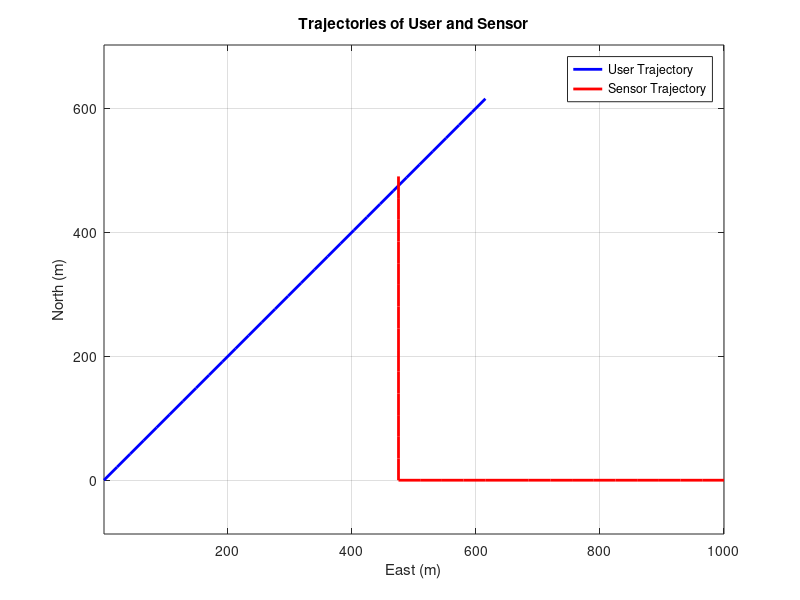
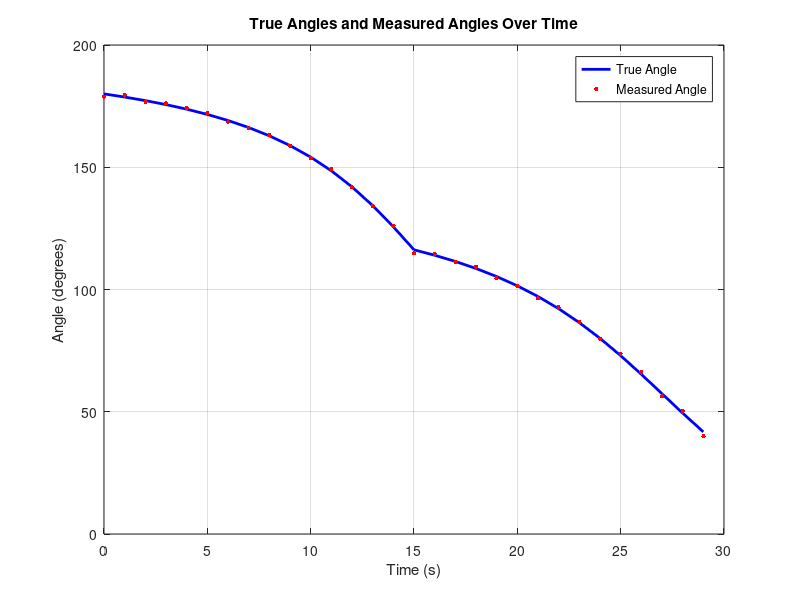
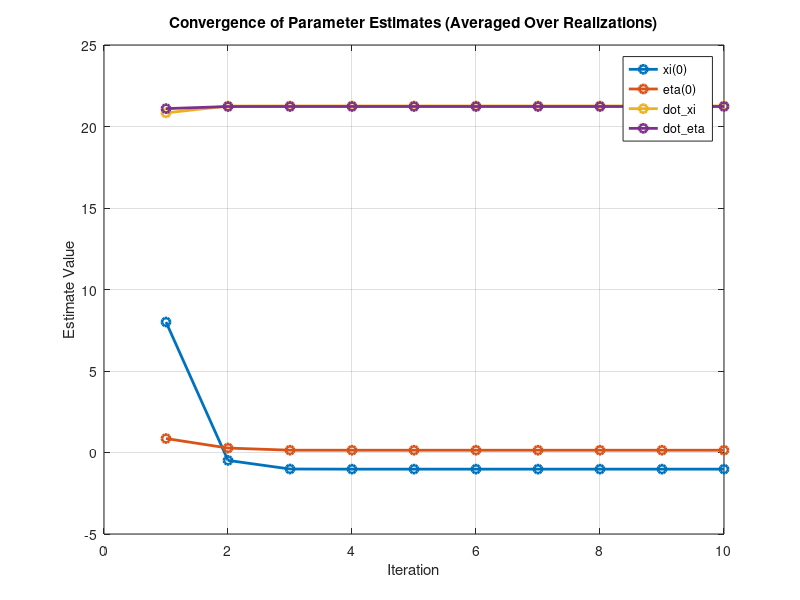

Write the MATLAB code that produced these figures, in order.
% EE 4CL4 Project - 
% Estimating Mobile User Motion Using Angle-Only Measurements

% Clear workspace and figures
close all; clc;

% Parameters
v_user = 30; % User speed in m/s
v_sensor = 35; % Sensor speed in m/s
t = 0:1:29; % Time vector from 0 to 29 seconds
sigma = pi / 180; % Standard deviation in radians (1 degree)
max_iter = 10; % Number of iterations for Newton's method
num_realizations = 1000; % Number of noise realizations

% True user parameters
true_xi0 = 0;
true_eta0 = 0;
true_dotxi = v_user * cosd(45);
true_doteta = v_user * sind(45);

% User trajectory (moving Northeast)
xi_u = true_xi0 + true_dotxi * t;
eta_u = true_eta0 + true_doteta * t;

% Sensor trajectory
xi_p = zeros(size(t));
eta_p = zeros(size(t));

for i = 1:length(t)
    if t(i) <= 15
        % Sensor moving West
        xi_p(i) = 1000 - v_sensor * t(i);
        eta_p(i) = 0;
    else
        % Sensor moving North
        xi_p(i) = 1000 - v_sensor * 15;
        eta_p(i) = v_sensor * (t(i) - 15);
    end
end

%% Plotting Trajectories
figure;
plot(xi_u, eta_u, 'b-', 'LineWidth', 2);
hold on;
plot(xi_p, eta_p, 'r-', 'LineWidth', 2);
legend('User Trajectory', 'Sensor Trajectory', 'Location', 'Best');
xlabel('East (m)');
ylabel('North (m)');
title('Trajectories of User and Sensor');
grid on;
axis equal;
% Save the figure
saveas(gcf, 'trajectories.png');

%% Plotting Angle Measurements
% Compute true angles
theta = atan2(eta_u - eta_p, xi_u - xi_p);

% Add measurement noise
rng('default'); % For reproducibility
w = sigma * randn(size(theta));
z = theta + w;

% Convert angles to degrees for plotting
theta_deg = theta * 180 / pi;
z_deg = z * 180 / pi;

% Plotting the angles
figure;
plot(t, theta_deg, 'b-', 'LineWidth', 2);
hold on;
plot(t, z_deg, 'r.', 'MarkerSize', 10);
legend('True Angle', 'Measured Angle', 'Location', 'Best');
xlabel('Time (s)');
ylabel('Angle (degrees)');
title('True Angles and Measured Angles Over Time');
grid on;
% Save the figure
saveas(gcf, 'angles.png');

%% Newton's Method for Parameter Estimation
t_est = 1:1:30; % Time vector from 1 to 30 seconds

% Sensor positions at t_est
xi_p_est = zeros(size(t_est));
eta_p_est = zeros(size(t_est));
% Corrected time indexing for sensor positions
for i = 1:length(t_est)
    ti = t_est(i) - 1; % Adjusted to match time indexing from 0 to 29
    if ti <= 15
        xi_p_est(i) = 1000 - v_sensor * ti;
        eta_p_est(i) = 0;
    else
        xi_p_est(i) = 1000 - v_sensor * 15;
        eta_p_est(i) = v_sensor * (ti - 15);
    end
end

% True user positions at t_est
xi_u_est = true_xi0 + true_dotxi * t_est;
eta_u_est = true_eta0 + true_doteta * t_est;

% True angles at t_est
theta_est = atan2(eta_u_est - eta_p_est, xi_u_est - xi_p_est);

% Preallocate arrays for estimates
estimates = zeros(4, max_iter, num_realizations);

for realization = 1:num_realizations
    rng(realization); % For reproducibility
    % Add measurement noise
    w = sigma * randn(size(theta_est));
    z = theta_est + w;

    % Initial estimate
    x_est = [10; 10; 20; 20]; % [xi(0); eta(0); dot_xi; dot_eta]

    % Iterative estimation
    for iter = 1:max_iter
        % Compute estimated positions
        xi_est = x_est(1) + x_est(3) * t_est;
        eta_est = x_est(2) + x_est(4) * t_est;

        % Compute estimated angles
        theta_pred = atan2(eta_est - eta_p_est, xi_est - xi_p_est);

        % Compute residuals
        res = z - theta_pred;

        % Compute Jacobian matrix J
        J = zeros(length(t_est), 4);
        % Corrected Jacobian computation
        for i = 1:length(t_est)
            delta_x = xi_est(i) - xi_p_est(i);
            delta_y = eta_est(i) - eta_p_est(i);
            denom = delta_x^2 + delta_y^2;

            % Corrected partial derivatives
            dtheta_dxi0 = -delta_y / denom;
            dtheta_deta0 = delta_x / denom;
            dtheta_ddotxi = dtheta_dxi0 * (t_est(i) - 1);
            dtheta_ddoteta = dtheta_deta0 * (t_est(i) - 1);

            J(i, :) = [dtheta_dxi0, dtheta_deta0, dtheta_ddotxi, dtheta_ddoteta];
        end

        % Compute gradient and Hessian
        grad = -(1 / sigma^2) * J' * res';
        Hessian = (1 / sigma^2) * (J' * J);

        % Update estimate
        delta_x = Hessian \ grad;
        x_est = x_est - delta_x;

        % Store estimates
        estimates(:, iter, realization) = x_est;
    end
end

% Compute mean estimates over realizations
mean_estimates = mean(estimates, 3);

% Display final mean estimate
disp('Estimated Parameters after iterations (averaged over realizations):');
disp(['xi(0): ', num2str(mean_estimates(1, end))]);
disp(['eta(0): ', num2str(mean_estimates(2, end))]);
disp(['dot_xi: ', num2str(mean_estimates(3, end))]);
disp(['dot_eta: ', num2str(mean_estimates(4, end))]);

% Plot convergence of estimates
figure;
plot(1:max_iter, mean_estimates(1, :), '-o', 'LineWidth', 2);
hold on;
plot(1:max_iter, mean_estimates(2, :), '-o', 'LineWidth', 2);
plot(1:max_iter, mean_estimates(3, :), '-o', 'LineWidth', 2);
plot(1:max_iter, mean_estimates(4, :), '-o', 'LineWidth', 2);
legend('xi(0)', 'eta(0)', 'dot\_xi', 'dot\_eta', 'Location', 'Best');
xlabel('Iteration');
ylabel('Estimate Value');
title('Convergence of Parameter Estimates (Averaged Over Realizations)');
grid on;
% Save the figure
saveas(gcf, 'convergence.png');
